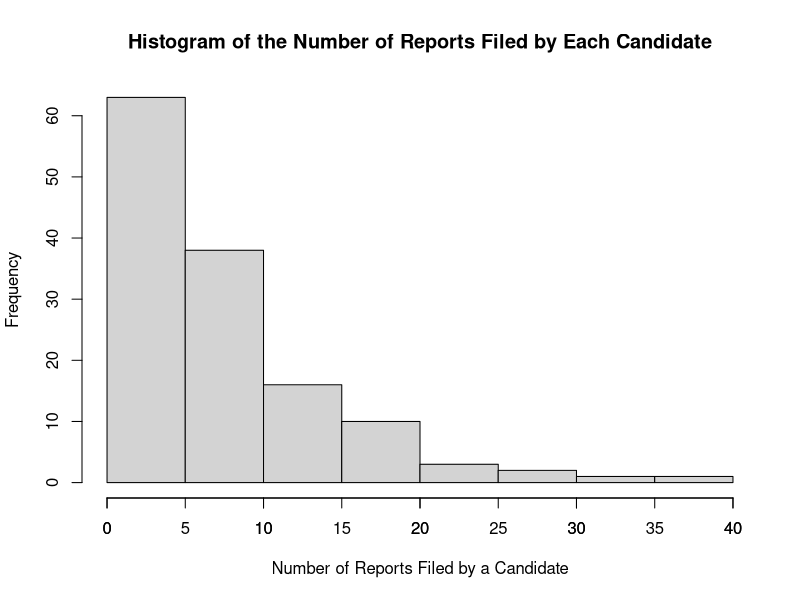
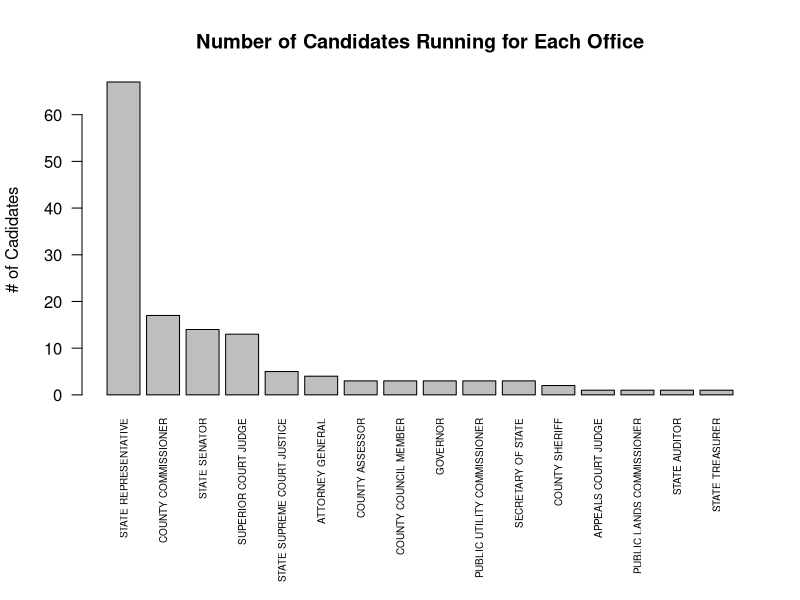
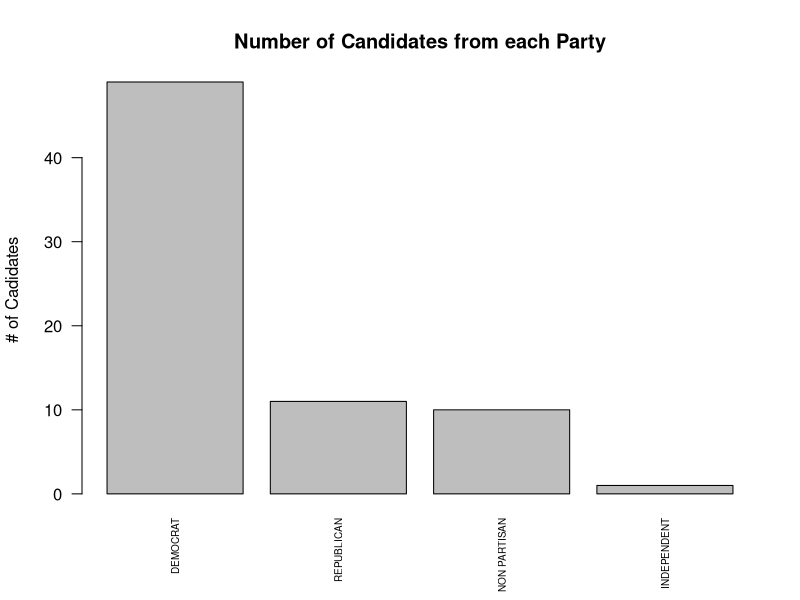
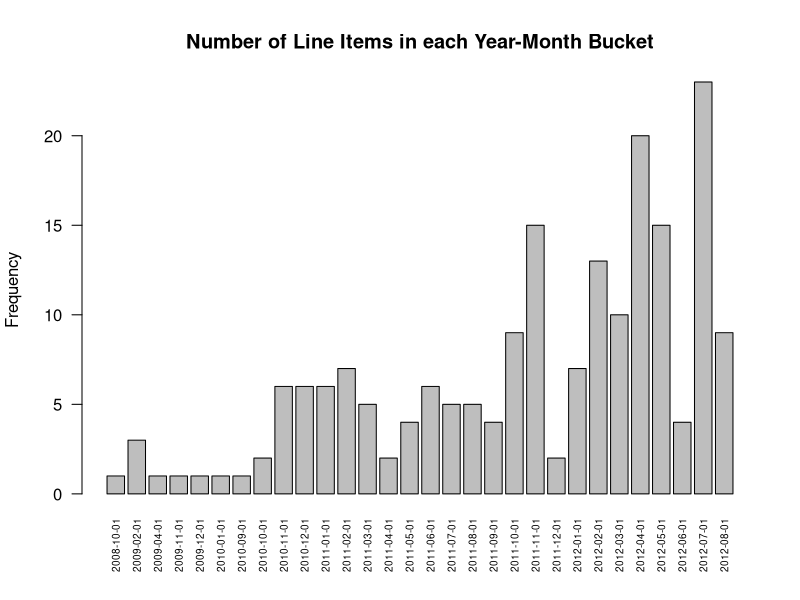
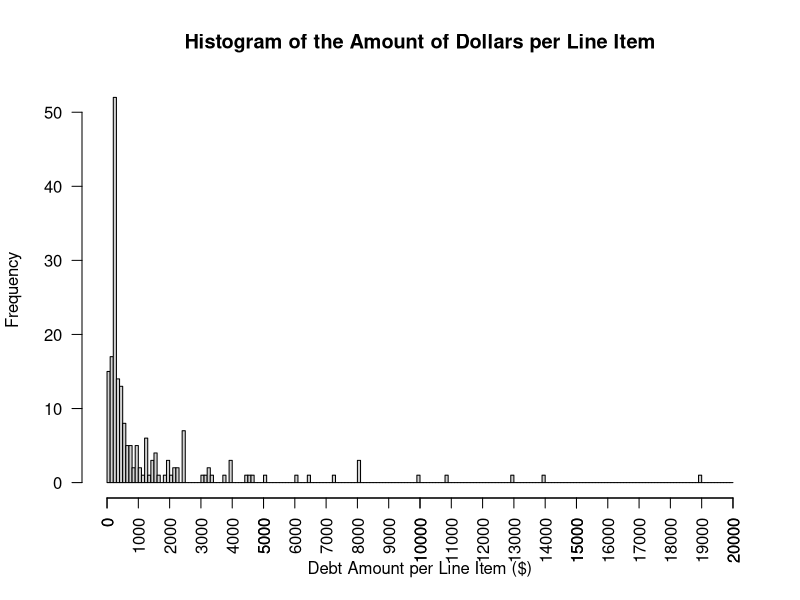
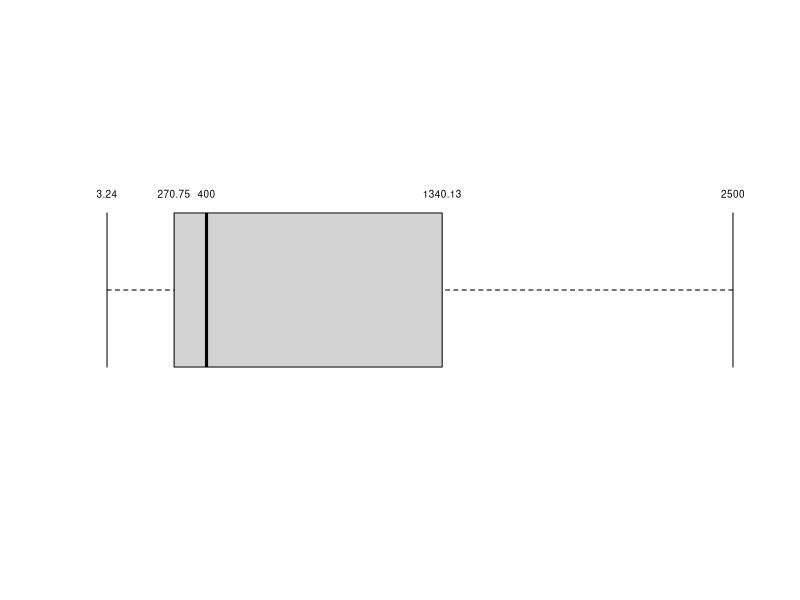
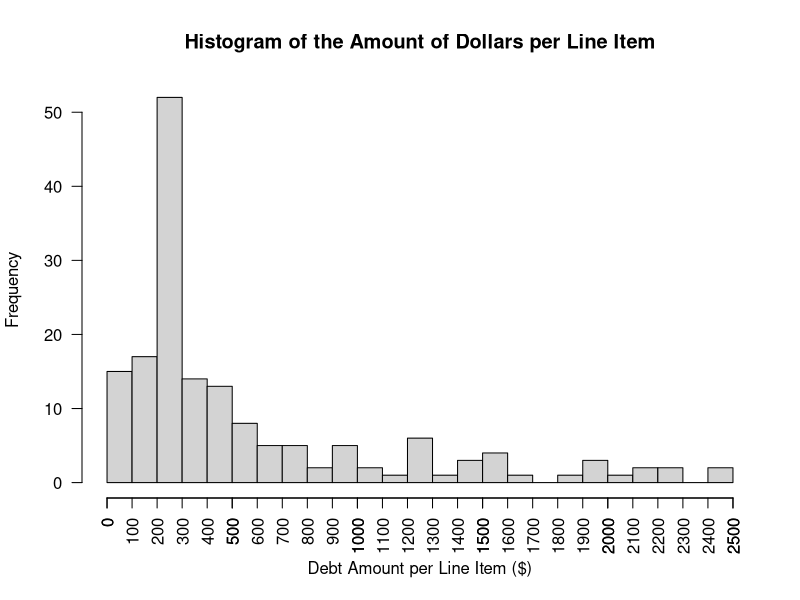
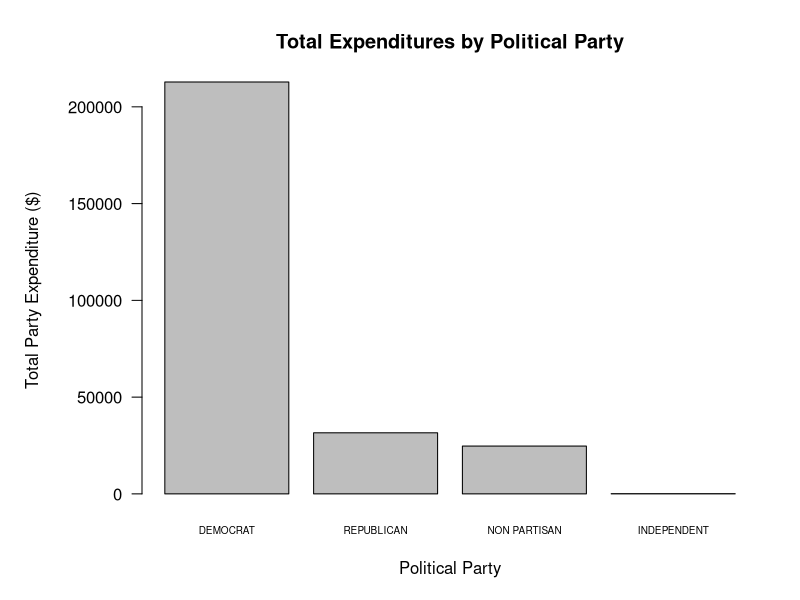

These charts were generated, in order, by the following R code:
## ---- chunk 1
knitr::opts_chunk$set(echo = TRUE, tidy=FALSE)
## ---- chunk 2
DebtRaw = read.csv("../dataset/CandidateDebt.csv", na.strings='#N/A')
print(sprintf("Number of columns: %d, Number of rows: %d", ncol(DebtRaw), nrow(DebtRaw)))
## ---- chunk 3
str(DebtRaw[1:4,])
## ---- chunk 4
DebtShifted = DebtRaw
colnames(DebtShifted) <- c(colnames(DebtRaw)[1:9],
                           'DUMMY',
                           colnames(DebtRaw)[10:(ncol(DebtRaw)-1)])
## ---- chunk 5
str(DebtShifted[1:4,])
## ---- chunk 6
t(DebtShifted[1,c('filerid', 'filername', 'office', 'DUMMY', 'legislativedistrict',
                  'party', 'jurisdiction', 'jurisdictiontype')])
## ---- chunk 7
# Split off left table
DebtLeft = DebtShifted[, seq(9)]

# Print out number of rows and columns
print(sprintf("The DebtLeft data set has %d columns and %d rows.",
              ncol(DebtLeft), nrow(DebtLeft)))
## ---- chunk 8
# Split off right table
DebtRight = DebtShifted[, seq(10, ncol(DebtRaw))]

# Rename DUMMY to office
colnames(DebtRight)[[1]] <- "office"

# Keep cases with at least one non-NA entry
DebtRightValid <- DebtRight[rowSums(!is.na(DebtRight)) > 0,]

# Drop duplicates
Debt <- unique(DebtRightValid)

# Print number of rows and columns
print(sprintf("The Debt data set has %d columns and %d rows.", ncol(Debt), nrow(Debt)))
## ---- chunk 9
# Find number of unique reportnumbers
length(unique(DebtLeft$reportnumber))
# Find number of unique cadidate names
length(unique(DebtLeft$filername))
## ---- chunk 10
# Find the number of reports filed by each candidate
RepPerCan <- aggregate(reportnumber ~ filername, DebtLeft, length)
colnames(RepPerCan)[2] <- "NumOfReports"
# Summarize data
summary(RepPerCan$NumOfReports)
## ---- chunk 11
# Show top 5 candidates that filed the most reports
head(RepPerCan[order(RepPerCan$NumOfReports, decreasing = TRUE),],5)
## ---- chunk 12
# How many candidates filed only 1 report?
length(which(RepPerCan$NumOfReports == 1))
## ---- chunk 13
# Show histogram showing distribution of the number of reports filed by each candidate.
hist(RepPerCan$NumOfReports,
     main = "Histogram of the Number of Reports Filed by Each Candidate",
     xlab = "Number of Reports Filed by a Candidate")
axis(1, at = seq(0,40, by = 5))
## ---- chunk 14
# Remove reportnumber and keep unique rows
Office <- unique(DebtLeft[-1])
# Find length of rows.
length(Office$filerid)
## ---- chunk 15
# Show exmaple of duplicate candidate.
Office[Office$filername == "FROCKT DAVID S",]
## ---- chunk 16
# Create Dataframe showing the number of candidates running for each office
OfficePopularity <- aggregate(filername ~ office, Office, length)
colnames(OfficePopularity)[2] <- "N"
OfficePopularity <- OfficePopularity[order(OfficePopularity[,2], decreasing = TRUE),]

# Show barplot of results
op <- par(mar = c(10,4,4,2) + 0.1)
barplot(OfficePopularity$N,
        main = "Number of Candidates Running for Each Office",
        ylab = "# of Cadidates",
      names.arg=OfficePopularity$office, las = 2, cex.names=0.6)
par(op)
## ---- chunk 17
# Only keep Office2, legislativedictrict, position, party,
# jurisdiction and find unique rows
DebtUnique <- unique(Debt[1:5])
# Aggregate a new dataframe to store the number of rows for each party
PartyCount <- aggregate(jurisdiction ~ party, DebtUnique, length)
colnames(PartyCount)[2] <- "N"
PartyCount <- PartyCount[order(PartyCount[,2], decreasing = TRUE),]
# Plot a bar chart showing the number of rows for each party
op <- par(mar = c(5,4,4,2) + 0.1)
barplot(PartyCount$N,
        main = "Number of Candidates from each Party",
        ylab = "# of Cadidates",
        names.arg=PartyCount$party, las = 2, cex.names=0.6)
par(op)
## ---- chunk 18
# Import lubridate to round the dates to the month
library(lubridate)
## ---- chunk 19
# Copy Debt into a temporary df, but convert the debtdate variable into date object
DebtTemp <- Debt
DebtTemp$debtdate <- as.Date(DebtTemp$debtdate, format='%m/%d/%y')
DebtTemp$debtdate <- floor_date(DebtTemp$debtdate, unit = "month")
# Aggregate the data to show the amount of line items are in each month
DateCount <- aggregate(amount ~ debtdate, DebtTemp, length)
colnames(DateCount)[2] <- "N"
op <- par(mar = c(5,4,4,2) + 0.1)

barplot(DateCount$N,
        main = "Number of Line Items in each Year-Month Bucket",
        ylab = "Frequency",
        names.arg=DateCount$debtdate, las = 2, cex.names=0.6)
par(op)
## ---- chunk 20
summary(Debt$amount)
## ---- chunk 21
hist(Debt$amount, breaks = seq(0, 20000, by = 100),
     main = "Histogram of the Amount of Dollars per Line Item",
     xlab = "Debt Amount per Line Item ($)", las = 2)
axis(1, at = seq(0, 20000, by = 1000), las = 2)
## ---- chunk 22
boxplot(Debt$amount, horizontal = TRUE, outline = FALSE, axes = FALSE, staplewex = 1)
text(x = boxplot.stats(Debt$amount)$stats,
     labels = boxplot.stats(Debt$amount)$stats, y=1.25, cex = 0.6)
## ---- chunk 23
filteredAmount <- Debt[(Debt$amount < 2500),]
hist(filteredAmount$amount, breaks = seq(0, 2500, by = 100),
     main = "Histogram of the Amount of Dollars per Line Item",
     xlab = "Debt Amount per Line Item ($)", las = 2)
axis(1, at = seq(0, 2500, by = 100), las = 2)
## ---- chunk 24
# sum amount by party
amountbyparty <-aggregate(Debt['amount'], by=list(party=Debt$party), FUN=sum)
# Rename 
names(amountbyparty)[names(amountbyparty)=="amount"] <- "totalamountbyparty"
# sort the list descending, create pareto
amountbyparty <- amountbyparty[order(amountbyparty$totalamountbyparty, decreasing=TRUE),]
# bar plot tutorial https://www.statmethods.net/graphs/bar.html
par(mar=c(5,7,4,2)+0.1)
barplot(amountbyparty$totalamountbyparty, main="Total Expenditures by Political Party", 
  	xlab="Political Party", ylab="", las=1, 
  	names.arg=amountbyparty$party, cex.names=0.6)
mtext("Total Party Expenditure ($)",side=2,line=5)
## ---- chunk 25
# Merge PartyCount into amountbyparty
amountbyparty <- merge(amountbyparty, PartyCount)
amountbyparty$amountpercandidate <- amountbyparty$totalamountbyparty / amountbyparty$N

# sort the list descending, create pareto
amountbyparty <- amountbyparty[order(amountbyparty$amountpercandidate, decreasing=TRUE),]
par(mar=c(5,6,4,2)+0.1)
barplot(amountbyparty$amountpercandidate,
        main="Expenditure per Candidate by Political Party", 
        xlab="Political Party", ylab="", las=1,
        names.arg=amountbyparty$party, cex.names=0.6)
mtext("Expenditure per Candidate ($)",side=2,line=4)
## ---- chunk 26
desc_to_coarsedesc = read.csv("../dataset/description_to_coarsedescription.csv",
                              na.strings='#N/A')
# we need to merge coarsedescription into Debt by description
Debt2=merge(Debt,desc_to_coarsedesc[c('description','coarsedescription')])

# Put 0 for position when there is no value
Debt2$position[is.na(Debt2$position)] <- 0
Debt2$legislativedistrict[is.na(Debt2$legislativedistrict)] <- 0

# sum amount by coarsedescription
amountbycoarsedesc <-aggregate(Debt2['amount'],
                               by=list(coarsedescription=Debt2$coarsedescription),
                               FUN=sum)

#format method, which is necessary for formating in a data.frame   
format.money  <- function(x, ...) {
  paste0("$", formatC(as.numeric(x), format="f", digits=2, big.mark=","))
}
class(amountbycoarsedesc$amount) <- c("money",class(amountbycoarsedesc$amount))

# sort the list descending, create pareto
amountbycoarsedesc <- amountbycoarsedesc[order(amountbycoarsedesc$amount,
                                               decreasing=TRUE),]
nbars=13
topn=amountbycoarsedesc[1:nbars,]
par(mar=c(10,6,3,2)+0.1)
barplot(topn$amount, main="Total Expenditures by Coarse Description",
          	xlab="",
  	names.arg=topn$coarsedescription,
  	cex.names=0.65, las=2)
mtext("Total Expenditure ($)",side=2,line=5)
mtext("Coarse Description",side=1,line=9)
## ---- chunk 27
sumbycand <- aggregate(Debt2['amount'],
by=list(office=Debt2$office,
        legislativedistrict=Debt2$legislativedistrict,
        position=Debt2$position, party=Debt2$party,
        jurisdiction=Debt2$jurisdiction,
        jurisdictiontype=Debt2$jurisdictiontype), FUN=sum)

# now sum the amounts in sumbycand and count rows by office
sumbyoffice <- aggregate(sumbycand['amount'],
                         by=list(office=sumbycand$office), FUN=sum)
countbyoffice <- aggregate(sumbycand['position'],
                           by=list(office=sumbycand$office), FUN=length)

# Rename cols
names(sumbyoffice)[names(sumbyoffice)=="amount"] <- "totalamount"
names(countbyoffice)[names(countbyoffice)=="position"] <- "ncandidates"

# merge the sum and count data
amountperjob <- merge(sumbyoffice,countbyoffice)
amountperjob$mean_amount <- amountperjob$totalamount / amountperjob$ncandidates

# sort by mean_amount desc
# sort the list descending, create pareto
amountperjob <- amountperjob[order(amountperjob$mean_amount, decreasing=TRUE),]

# bar plot tutorial https://www.statmethods.net/graphs/bar.html
par(mar=c(12,6,3,2)+0.1)
barplot(amountperjob$mean_amount, main="Expenditure per Candidate by Office", 
  	xlab="",
  	names.arg=amountperjob$office,
  	cex.names=0.75, las=2)
mtext("Expenditure per Candidate ($)",side=2,line=4)
mtext("Office",side=1,line=10)

## ---- chunk 28
# Expenditure amounts by jurisdictiontype
boxplot(amount~jurisdictiontype,data=Debt2,
        main="Transaction Dollar Amounts by Jurisdiction Type", 
  	xlab="Jurisdiction Type", ylab="Amount in Dollars", varwidth=T)
## ---- chunk 29
# Time component
# Copy Debt2 to Debt3
Debt3 <- Debt2
##need plyr package to use ddply
library(plyr)
# Let's make a debtmonth column
library(lubridate)
# Get just the month
Debt3$truedebtdate<-mdy(Debt3$debtdate)
Debt3$debtmonth<-floor_date(Debt3$truedebtdate, unit="month")
# Make str version so it will be a factor
Debt3$debtmonthstr<- as.character(Debt3$debtmonth)
# Create dummy variable, TREASURY
Debt3$Treasury<-ifelse(Debt3$coarsedescription=="TREASURY",1,0)


# Now get sum, count, and mean of amount and mean of Treasury by debtmonthstr
##summarize data. Because R categorized Day as a factor we can go ahead and use this
timestats<- ddply(Debt3,~debtmonthstr,summarise, Sum_amount=sum(amount),
                  Count_amount = length(amount),
                  Mean_amount = mean(amount),
                  Mean_Treasury = mean(Treasury))
#Create debtmonth in timestats, as a date (this works but format is not good for graphing)
timestats$debtmonth<- strptime(timestats$debtmonthstr,"%Y-%m-%d")
# sort by it
timestats<- timestats[order(timestats$debtmonth),]

xvector=timestats$debtmonth
yvector=timestats$Sum_amount
yvector2=timestats$Count_amount
yvector3=timestats$Mean_amount
## ---- chunk 30
plot(xvector, yvector,xlab="Month Debt Incurred",
     ylab="Sum of Expenditures ($)", main="Sum of Amount")
## ---- chunk 31
plot(xvector, yvector2,xlab="Month Debt Incurred",
     ylab="Number of Expenditures ($)", main="Count of Amount")
## ---- chunk 32
plot(xvector, yvector3,xlab="Month Debt Incurred",
     ylab="Mean of Expenditures ($)", main="Mean of Amount")
## ---- chunk 33
# Rename "subject" column to "N"
names(amountbyparty)[names(amountbyparty)=="amount"] <- "totalamountbyparty"
#rollup debt2 by coarsedesc and party
expense_by_coarsedesc_by_party <-
  aggregate(Debt2['amount'], by=list(coarsedescription=Debt2$coarsedescription,
                                     party=Debt2$party), FUN=sum)
#merge totalamount into expense_by_coarsedesc_by_party
frac_by_coarsedesc_by_party <- merge(expense_by_coarsedesc_by_party,amountbyparty)
# compute fraction
frac_by_coarsedesc_by_party$fractionofpartytotal <- 
  frac_by_coarsedesc_by_party$amount / frac_by_coarsedesc_by_party$totalamountbyparty
# drop independents
frac_by_coarsedesc_by_party <-
  frac_by_coarsedesc_by_party[frac_by_coarsedesc_by_party$party != "INDEPENDENT", ]
# get max frac by coarsedescription (across parties)
maxfrac_by_coarsedesc <-
  aggregate(frac_by_coarsedesc_by_party['fractionofpartytotal'], 
            by=list(coarsedescription=frac_by_coarsedesc_by_party$coarsedescription),
            FUN=max)
# Rename "fractionofpartytotal" column to "maxfracofpartytotal"
names(maxfrac_by_coarsedesc)[
  names(maxfrac_by_coarsedesc)=="fractionofpartytotal"] <- "maxfracofpartytotal"

#merge maxfrac into frac_by_coarsedesc_by_party
frac_by_coarsedesc_by_party2=merge(frac_by_coarsedesc_by_party,maxfrac_by_coarsedesc)

# assign part number to put nonpartisan last
frac_by_coarsedesc_by_party2$partynumber<-
  ifelse(frac_by_coarsedesc_by_party2$party=="DEMOCRAT",1,
         ifelse(frac_by_coarsedesc_by_party2$party=="REPUBLICAN",2,3))
#Now, sort the df by maxfracofpartytotal desc, then by partynumber
frac_by_coarsedesc_by_party2 <- 
  frac_by_coarsedesc_by_party2[order(
    -frac_by_coarsedesc_by_party2$maxfracofpartytotal,
    frac_by_coarsedesc_by_party2$partynumber),]

# get the same coarsedescriptions used in previous graph
topnparty<-frac_by_coarsedesc_by_party2[
  frac_by_coarsedesc_by_party2$coarsedescription %in% topn$coarsedescription,]
# carecols
caredata=topnparty[c("coarsedescription","party","fractionofpartytotal")]
caredata$coarsedescription <- factor(caredata$coarsedescription)
caredata$party <- factor(caredata$party)
# Order by total spending
jxtab_sum <- xtabs(fractionofpartytotal ~ party + coarsedescription, data=caredata)
jxtab_sum <- jxtab_sum[,order(colSums(jxtab_sum), decreasing = TRUE)]
jxtab_sum_mat <- data.matrix(jxtab_sum)

par(mar=c(14,6,4,2)+0.1)
barplot(jxtab_sum_mat,
        beside = TRUE,
        legend.text = rownames(jxtab_sum_mat),
        main = "Fractional Expenditures by Coarse Description, by Party",
        xlab = "",
        ylab = "", cex.names=0.75, las=2)
mtext("Fraction of Total Party Expenditure ($)",side=2,line=3)
mtext("         Coarse Description",side=1,line=10)

## ---- chunk 34

party_jurtype_sum <- aggregate(Debt['amount'],
                                  by=list(party=Debt$party,
                                          jurisdictiontype=Debt$jurisdictiontype),
                                  FUN=sum)

# Order by total spending
xtab_sum <- xtabs(amount ~ jurisdictiontype + party, data=party_jurtype_sum)
xtab_sum <- xtab_sum[,order(colSums(xtab_sum), decreasing = TRUE)]

# Remove INDEPENDENT
xtab_sum <- xtab_sum[,colnames(xtab_sum) != 'INDEPENDENT']

xtab_sum_mat <- data.matrix(xtab_sum)
barplot(xtab_sum_mat,
        beside = TRUE,
        legend.text = rownames(xtab_sum_mat),
        main = "Total party spending across jurisdiction types",
        xlab = "Political Party",
        ylab = "Total amount spent ($)")
